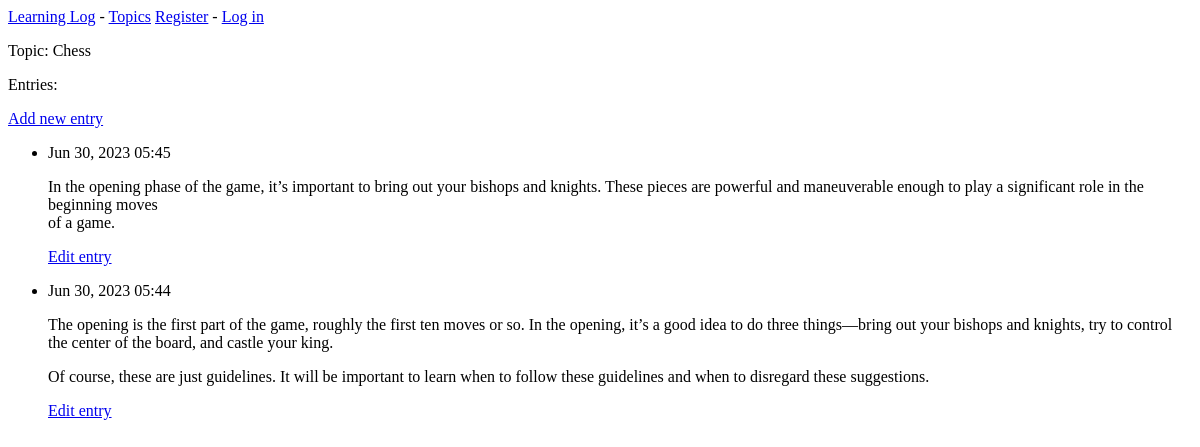
The app's page /topics/1/, older data.
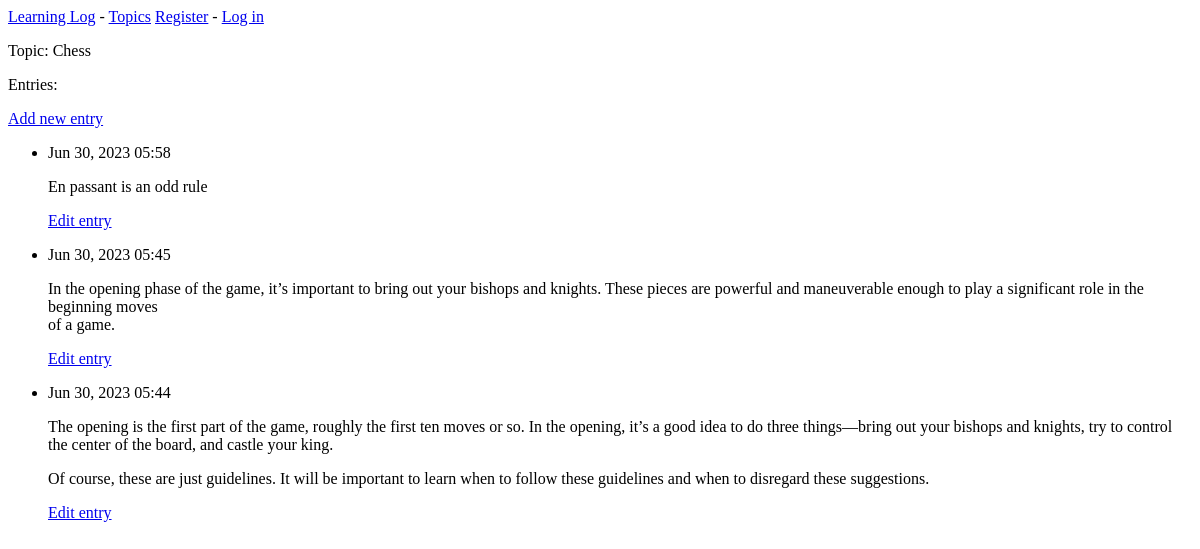
The same page, newer data.
### learning_logs/models.py (models this page shows, shortened)
class Entry(models.Model):
    topic = models.ForeignKey(Topic, on_delete=models.CASCADE)
    text = models.TextField()
    date_added = models.DateTimeField(auto_now_add=True)
    class Meta:
        verbose_name_plural = 'entries'

### learning_logs/views.py (the view)
# urls.py: path('topics/<int:topic_id>/', views.topic, name='topic'),
def topic(request, topic_id):
    topic = Topic.objects.get(id=topic_id)
    entries = topic.entry_set.order_by('-date_added')
    context = {'topic':topic, 'entries': entries}
    return render(request, 'learning_logs/topic.html', context)

### learning_logs/templates/learning_logs/topic.html
{% extends 'learning_logs/base.html' %}
{% block content %}
    <p>Topic: {{ topic.text }}</p>
    <p>Entries:</p>
    <p>
        <a href="{% url 'learning_logs:new_entry' topic.id %}">Add new entry</a>
    </p>
    <ul>
        {% for entry in entries %}
            <li>
                <p>{{ entry.date_added|date:'M d, Y H:i' }}</p>
                <p>{{ entry.text|linebreaks }}</p>
                <p>
                    <a href="{% url 'learning_logs:edit_entry' entry.id %}">Edit entry</a></p>
            </li>
        {% empty %}
            <li>There are no entries for this topic yet.</li>
        {% endfor %}
    </ul>
{% endblock content %}

Row changes from the older to the newer data that the page shows:
added Entry: date_added "Jun 30, 2023 05:58", text "En passant is an odd rule"
